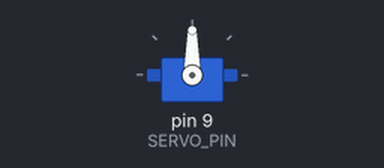
The program below on a simulated Arduino Uno, built with avr-gcc and run on an emulated ATmega328P. Parts: servo.

Above: at 0.05 s.
At 7.1 s:
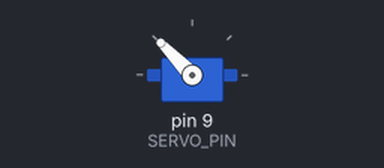
At 10.65 s:
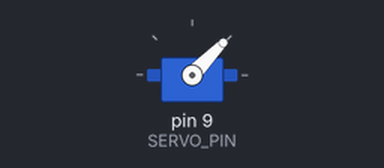
At 14.2 s:
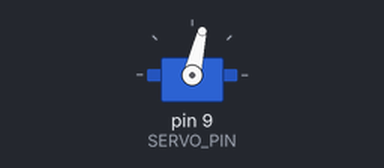
Timing chart, 0 to 18.6 s (numbered marks = the images above):
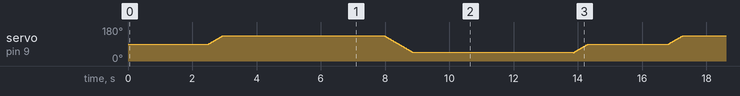

The program:

main.cpp
```cpp
#include <Arduino.h>
#include <Servo.h>

#define SERVO_PIN 9
#define SERVO_POSITION_MIN 45
#define SERVO_POSITION_MAX 135
#define SERVO_POSITION_CENTER 90


Servo servo;
uint8_t current_position;

void servo_turn_left(uint8_t target_position);
void servo_turn_right(uint8_t target_position);
void servo_return(void);
void servo_run(uint8_t target_position);

void setup()
{
    servo.attach(SERVO_PIN);
    current_position = 90;

    Serial.begin(9600);
    while (!Serial);
}

void loop()
{
    servo_run(SERVO_POSITION_CENTER);
    delay(2500);

    servo_run(SERVO_POSITION_MAX);
    delay(5000);

    servo_run(SERVO_POSITION_MIN);
    delay(5000);

}

void servo_turn_left(uint8_t target_position)
{
    for (uint8_t i = current_position; i > target_position; i--)
    {
        servo.write(i);
        delay(10);
    }

    current_position = target_position;
    return;
}

void servo_turn_right(uint8_t target_position)
{
    for (uint8_t i = current_position; i < target_position; i++)
    {
        servo.write(i);
        delay(10);
    }

    current_position = target_position;
    return;
}

void servo_return(void)
{
    if (current_position > 90)
    {
        servo_turn_left(90);
    }
    else if (current_position < 90)
    {
        servo_turn_right(90);
    }

    return;
}

void servo_run(uint8_t target_position)
{
    if (target_position < SERVO_POSITION_MIN)
    {
        target_position = SERVO_POSITION_MIN;
    }
    else if (target_position > SERVO_POSITION_MAX)
    {
        target_position = SERVO_POSITION_MAX;
    }

    if (target_position > current_position)
    {
        servo_turn_right(target_position);
    }
    else if (target_position < current_position)
    {
        servo_turn_left(target_position);
    }

    return;
}
```
